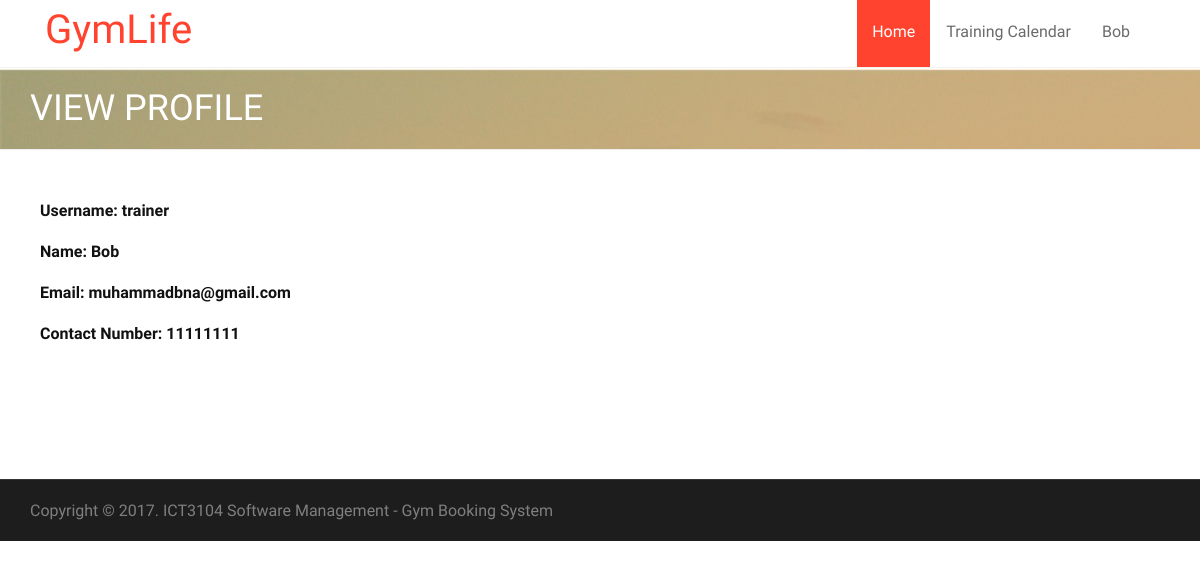
Before: /account/viewProfile.php (signed in) with the older database file.
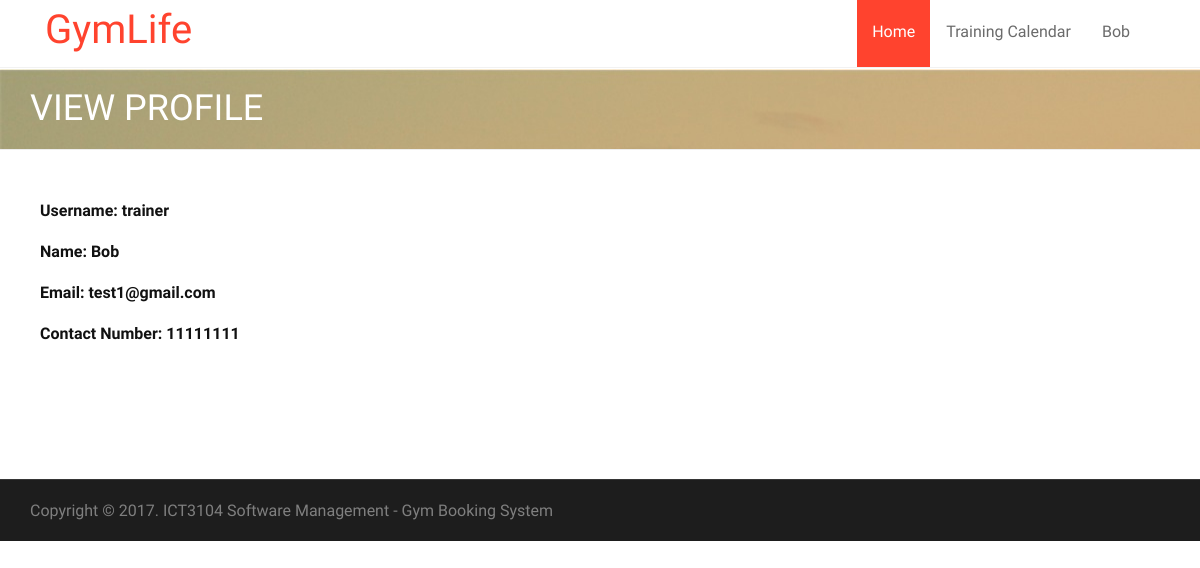
After: the same page with the newer database file.
### tables this page shows
CREATE TABLE IF NOT EXISTS `user` (
`userID` int(11) NOT NULL,
  `roleID` int(11) NOT NULL,
  `name` varchar(255) NOT NULL,
  `userName` varchar(15) NOT NULL,
  `email` varchar(255) NOT NULL,
  `contactNumber` int(11) NOT NULL,
  `password` varchar(255) NOT NULL,
  `status` int(11) NOT NULL,
  `passwordChange` bit(1) NOT NULL
);

### db.class.php (called while the page is built, shortened)
<?php
class DB {
  protected static $mdb = null;
  public static function getMDB() {
    $mdb = DB::$mdb;
    if ($mdb === null) {
      $mdb = DB::$mdb = new MeekroDB();
    }
    $db_class_vars = get_class_vars('DB');
    return $mdb;
  }
  public static function queryFirstRow() { $args = func_get_args(); return call_user_func_array(array(DB::getMDB(), 'queryFirstRow'), $args); }
}
class MeekroDB {
  public $dbName = '';
  public $user = '';
  public $password = '';
  public $host = 'localhost';
  public $port = null;
  public $encoding = 'latin1';
  public $param_char = '%';
  public $named_param_seperator = '_';
  public $connect_options = array(MYSQLI_OPT_CONNECT_TIMEOUT => 30);
  public $internal_mysql = null;
  public function __construct($host=null, $user=null, $password=null, $dbName=null, $port=null, $encoding=null) {
    if ($host === null) $host = DB::$host;
    if ($user === null) $user = DB::$user;
    if ($password === null) $password = DB::$password;
    if ($dbName === null) $dbName = DB::$dbName;
    if ($port === null) $port = DB::$port;
    if ($encoding === null) $encoding = DB::$encoding;
    $this->host = $host;
    $this->user = $user;
    $this->password = $password;
    $this->dbName = $dbName;
    $this->port = $port;
    $this->encoding = $encoding;
  }
  public function get() {
    $mysql = $this->internal_mysql;
    if (!($mysql instanceof MySQLi)) {
      if (! $this->port) $this->port = ini_get('mysqli.default_port');
      $mysql = new mysqli();
      foreach ($this->connect_options as $key => $value) {
        $mysql->options($key, $value);
      }
      $mysql->set_charset($this->encoding);
      $this->internal_mysql = $mysql;
    }
    return $mysql;
  }
  protected function preparseQueryParams() {
    $args = func_get_args();
    $sql = trim(strval(array_shift($args)));
    $args_all = $args;
    $param_char_length = strlen($this->param_char);
    $named_seperator_length = strlen($this->named_param_seperator);
    $types = array(
      $this->param_char . 'll',
      $this->param_char . 'ls',
      $this->param_char . 'l',
      $this->param_char . 'li',
      $this->param_char . 'ld',
      $this->param_char . 'lb',
      $this->param_char . 'lt',
      $this->param_char . 's',
      $this->param_char . 'i',
      $this->param_char . 'd',
      $this->param_char . 'b',
      $this->param_char . 't',
      $this->param_char . '?',
      $this->param_char . 'ss'
    );
    $posList = array();
    foreach ($types as $type) {
      $lastPos = 0;
      while (($pos = strpos($sql, $type, $lastPos)) !== false) {
        $lastPos = $pos + 1;
        $posList[$pos] = $type;
      }
    }
    ksort($posList);
    $chunkyQuery = array();
    $pos_adj = 0;
    foreach ($posList as $pos => $type) {
      $type = substr($type, $param_char_length);
      $length_type = strlen($type) + $param_char_length;
      $new_pos = $pos + $pos_adj;
      $new_pos_back = $new_pos + $length_type;
      $arg_number_length = 0;
      if ($arg_number_length = strspn($sql, '0123456789', $new_pos_back)) {
        $arg_number = substr($sql, $new_pos_back, $arg_number_length);
        if (! array_key_exists($arg_number, $args_all)) $this->nonSQLError("Non existent argument reference (arg $arg_number): $sql");
        $arg = $args_all[$arg_number];
      } else {
        $arg = array_shift($args);
      }
      if ($new_pos > 0) $chunkyQuery[] = substr($sql, 0, $new_pos);
      if (is_object($arg) && ($arg instanceof WhereClause)) {
        list($clause_sql, $clause_args) = $arg->textAndArgs();
        array_unshift($clause_args, $clause_sql);
        $preparsed_sql = call_user_func_array(array($this, 'preparseQueryParams'), $clause_args);
        $chunkyQuery = array_merge($chunkyQuery, $preparsed_sql);
      } else {
        $chunkyQuery[] = array('type' => $type, 'value' => $arg);
      }
      $sql = substr($sql, $new_pos_back + $arg_number_length);
      $pos_adj -= $new_pos_back + $arg_number_length;
    }
    return $chunkyQuery;
  }
  protected function escape($str) { return "'" . $this->get()->real_escape_string(strval($str)) . "'"; }
  protected function parseQueryParams() {
    $args = func_get_args();
    $chunkyQuery = call_user_func_array(array($this, 'preparseQueryParams'), $args);
    $query = '';
    $array_types = array('ls', 'li', 'ld', 'lb', 'll', 'lt');
    foreach ($chunkyQuery as $chunk) {
      if (is_string($chunk)) {
        $query .= $chunk;
        continue;
      }
      $type = $chunk['type'];
      $arg = $chunk['value'];
      $result = '';
      if ($type != '?') {
        $is_array_type = in_array($type, $array_types, true);
      }
      if ($type == 's') $result = $this->escape($arg);
      $query .= $result;
    }
    return $query;
  }
  protected function prependCall($function, $args, $prepend) { array_unshift($args, $prepend); return call_user_func_array($function, $args); }
  public function query() { $args = func_get_args(); return $this->prependCall(array($this, 'queryHelper'), $args, 'assoc'); }
  protected function queryHelper() {
    $args = func_get_args();
    $type = array_shift($args);
    $db = $this->get();
    $is_buffered = true;
    $row_type = 'assoc';
    $full_names = false;
    $sql = call_user_func_array(array($this, 'parseQueryParams'), $args);
    $result = $db->query($sql, $is_buffered ? MYSQLI_STORE_RESULT : MYSQLI_USE_RESULT);
    $return = array();
    while ($row = ($row_type == 'assoc' ? $result->fetch_assoc() : $result->fetch_row())) {
      $return[] = $row;
    }
    return $return;
  }
  public function queryFirstRow() {
    $args = func_get_args();
    $result = call_user_func_array(array($this, 'query'), $args);
    return reset($result);
  }
}
?>

### account/viewProfile.php (the view, shortened to what this page needs)
<?php
$id = $_SESSION["id"];
$record = DB::queryFirstRow("SELECT * FROM user WHERE userID=%s", $id);
$username = $record["userName"];
$name = $record["name"];
$email = $record["email"];
$contact = $record["contactNumber"];
?>
<!doctype html>
<html lang="en">
    <head>
        <link rel="stylesheet" href="../asset/bootstrap/css/bootstrap.min.css" type="text/css">
        <link rel="stylesheet" href="../asset/font-awesome/css/font-awesome.min.css" type="text/css">
        <link rel="stylesheet" href="../asset/css/owl.carousel.css" type="text/css">
        <link rel="stylesheet" href="../asset/css/owl.theme.css" type="text/css">
        <link rel="stylesheet" href="../asset/css/owl.transitions.css" type="text/css">
        <link rel="stylesheet" type="text/css" href="../asset/css/animate.css">
        <link rel="stylesheet" type="text/css" href="../asset/css/lightbox.css">
        <link rel="stylesheet" type="text/css" href="../asset/css/style.css">
        <link rel="stylesheet" type="text/css" href="../asset/css/responsive.css">
    </head>
    <body>
        <?php require_once('../header.php'); ?>
        <div class="page-header">
            <div class="overlay">
                <div class="container">
                    <div class="row">
                        <div class="col-md-12">
                            <h1>View Profile</h1>
                        </div>
                    </div>
                </div>
            </div>
        </div>
        <section id="about-section" class="about-section">
            <div class="container">
                <div class="row" style="margin-left:10px">
                    <div class="form-group">
                        <label class="control-label" for="textinput">Username:  </label>
                        <label><?php echo $username; ?></label>
                    </div>
                    <div class="form-group">
                        <label class="control-label" for="textinput">Name: </label>
                        <label><?php echo $name; ?></label>
                    </div>
                    <div class="form-group">
                        <label class="control-label" for="textinput">Email: </label>
                        <label><?php echo $email; ?></label>
                    </div
                    <div class="form-group">
                        <label class="control-label" for="textinput">Contact Number: </label>
                        <label><?php echo $contact; ?></label>
                    </div>
                </div>
    </section>
    <div id="copyright-section" class="copyright-section">
        <div class="container">
            <div class="row">
                <div class="col-md-7">
                    <div class="copyright">
                        Copyright © 2017. ICT3104 Software Management - Gym Booking System</a>
                    </div>
                </div>
            </div>
        </div>
    </div>
</body>
</html>

### header.php (shortened to what this page needs)
<?php $path = basename(__DIR__); ?>
<header class="clearfix">
    <div class="navbar navbar-default navbar-top">
        <div class="container">
            <div class="navbar-header">
                <a class="navbar-brand" href="/<?php echo $path; ?>/index.php">GymLife</a>
            </div>
            <div class="navbar-collapse collapse">
                <ul class="nav navbar-nav navbar-right">
                    <li>
                        <a class="active" href="/<?php echo $path; ?>/index.php">Home</a>
                    </li>
                    <?php
                    if($_SESSION['role']=="trainer"){
					?>
                    <li><a href="/<?php echo $path; ?>/calendar/trainer/trainerCalendar.php">Training Calendar</a></li>
                    <?php } ?>
                    <li><a href="#" class="dropdown-toggle" data-toggle="dropdown"><?php echo $_SESSION['name']; ?></a>
                    </li>
                </ul>
            </div>
        </div>
    </div>
</header>

### asset/css/lightbox.css (style rules this page uses)
body:after { content: url(../images/close.png) url(../images/loading.gif) url(../images/prev.png) url(../images/next.png); display: none; }

### asset/css/style.css (style rules this page uses)
body { font-family: 'PT Sans Narrow', Arial, sans-serif; font-size: 16px; color: #111; line-height: 21px; -webkit-font-smoothing: antialiased !important; -moz-osx-font-smoothing: grayscale !important; text-rendering: optimizeLegibility !important; font-smoothing: antialiased !important; vertical-align: baseline; }
ul, ol { list-style: none; }
ul { padding: 0; margin: 0; }
a { transition: color 0.2s ease-in-out; -moz-transition: color 0.2s ease-in-out; -webkit-transition: color 0.2s ease-in-out; -o-transition: color 0.2s ease-in-out; }
a, a:hover, a:focus, a:active { outline: 0; text-decoration: none; }
h1, h2, h3, h4, h5, h6 { font-family: 'Oswald', Arial, sans-serif; font-weight: 400; text-transform: uppercase; margin-top: 0; margin-bottom: 0; }
.page-header { background: url(../images/banner.jpg) no-repeat; padding: 20px 0; margin-top: 1px; }
.page-header h1 { color: #fff; }
.navbar { margin-bottom: 0; background: #fff; border-bottom: 1px solid #f2f2f2 !important; border: none; border-radius: 0; -webkit-border-radius: 0; -moz-border-radius: 0; -o-border-radius: 0; }
.navbar-brand { position: relative; //padding: 27px 0; padding-top: 0; margin: 0!important; transition: all 0.3s ease-in-out; -moz-transition: all 0.3s ease-in-out; -webkit-transition: all 0.3s ease-in-out; -o-transition: all 0.3s ease-in-out; }
a.navbar-brand { font-family: "Kaushan Script","Helvetica Neue",Helvetica,Arial,cursive; font-size: 40px; padding-top: 20px; color: #ff432e !important; }
.navbar-default .navbar-nav { margin-right: 10px!important; position: relative; transition: all 0.4s ease-in-out; -moz-transition: all 0.4s ease-in-out; -webkit-transition: all 0.4s ease-in-out; -o-transition: all 0.4s ease-in-out; }
.navbar-default .navbar-nav > li { margin-left: 1px; }
.navbar-default .navbar-nav > li:first-child { margin-left: 0; }
.navbar-default .navbar-nav > li > a { color: #6b6b6b; display: block; font-size: 16px; line-height: 10px; font-weight: 500; padding: 25px 15px 30px; overflow: hidden; border-top: 2px solid transparent; transition: all 0.3s ease-in-out; -moz-transition: all 0.3s ease-in-out; -webkit-transition: all 0.3s ease-in-out; -o-transition: all 0.3s ease-in-out; }
.navbar-default .navbar-nav > li > a.active, .navbar-default .navbar-nav > li:hover > a { border-top: 2px solid #FF432E; color: #fff; background: #FF432E; //padding: 25px 15px 30px; }
#about-section { padding-top: 30px; padding-bottom: 130px; //background: url(../images/parallax/bg-01.jpg) no-repeat; background-size: cover; background-position: center; }
.copyright-section { border-top: 1px solid #363636; font-size: 12px; padding: 20px 0; background: #1d1d1d; color: #7f7f7f; }
.copyright { font-size: 16px; }

Changed rows visible on the page:
changed user "trainer": email "muhammadbna@gmail.com" → "test1@gmail.com"
